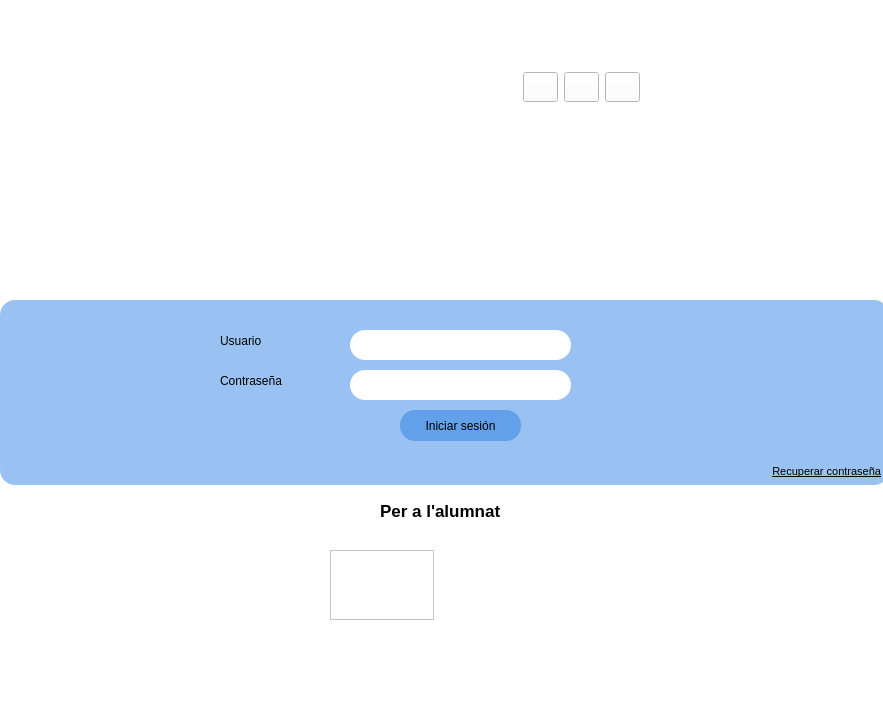
<?xml version="1.0" encoding="UTF-8"?>
<ui version="4.0">
 <class>MainWindow</class>
 <widget class="QMainWindow" name="MainWindow">
  <property name="geometry">
   <rect>
    <x>0</x>
    <y>0</y>
    <width>883</width>
    <height>719</height>
   </rect>
  </property>
  <property name="windowTitle">
   <string>MainWindow</string>
  </property>
  <property name="styleSheet">
   <string notr="true">background-color: rgb(255, 255, 255);</string>
  </property>
  <widget class="QWidget" name="centralwidget">
   <widget class="QFrame" name="FrameAules">
    <property name="geometry">
     <rect>
      <x>9</x>
      <y>209</y>
      <width>623</width>
      <height>77</height>
     </rect>
    </property>
    <property name="sizePolicy">
     <sizepolicy hsizetype="Fixed" vsizetype="Fixed">
      <horstretch>0</horstretch>
      <verstretch>0</verstretch>
     </sizepolicy>
    </property>
    <property name="maximumSize">
     <size>
      <width>15000</width>
      <height>150</height>
     </size>
    </property>
    <layout class="QHBoxLayout" name="horizontalLayout_2">
     <item>
      <spacer name="horizontalSpacer">
       <property name="orientation">
        <enum>Qt::Horizontal</enum>
       </property>
       <property name="sizeType">
        <enum>QSizePolicy::Fixed</enum>
       </property>
       <property name="sizeHint" stdset="0">
        <size>
         <width>300</width>
         <height>75</height>
        </size>
       </property>
      </spacer>
     </item>
     <item>
      <widget class="QLabel" name="label_2">
       <property name="sizePolicy">
        <sizepolicy hsizetype="Fixed" vsizetype="Fixed">
         <horstretch>0</horstretch>
         <verstretch>0</verstretch>
        </sizepolicy>
       </property>
       <property name="maximumSize">
        <size>
         <width>350</width>
         <height>300</height>
        </size>
       </property>
       <property name="styleSheet">
        <string notr="true">border-image: url(:/logo gen/logo_aules.png);</string>
       </property>
       <property name="text">
        <string/>
       </property>
      </widget>
     </item>
     <item>
      <spacer name="horizontalSpacer_2">
       <property name="orientation">
        <enum>Qt::Horizontal</enum>
       </property>
       <property name="sizeType">
        <enum>QSizePolicy::Fixed</enum>
       </property>
       <property name="sizeHint" stdset="0">
        <size>
         <width>300</width>
         <height>75</height>
        </size>
       </property>
      </spacer>
     </item>
    </layout>
   </widget>
   <widget class="QFrame" name="LogoIdiomes">
    <property name="geometry">
     <rect>
      <x>9</x>
      <y>61</y>
      <width>640</width>
      <height>52</height>
     </rect>
    </property>
    <property name="sizePolicy">
     <sizepolicy hsizetype="Fixed" vsizetype="Fixed">
      <horstretch>0</horstretch>
      <verstretch>0</verstretch>
     </sizepolicy>
    </property>
    <property name="maximumSize">
     <size>
      <width>1500</width>
      <height>90</height>
     </size>
    </property>
    <layout class="QHBoxLayout" name="horizontalLayout">
     <item>
      <widget class="QLabel" name="label">
       <property name="sizePolicy">
        <sizepolicy hsizetype="Fixed" vsizetype="Fixed">
         <horstretch>0</horstretch>
         <verstretch>0</verstretch>
        </sizepolicy>
       </property>
       <property name="maximumSize">
        <size>
         <width>400</width>
         <height>500</height>
        </size>
       </property>
       <property name="styleSheet">
        <string notr="true">border-image: url(:/logo gen/logo gen.png);</string>
       </property>
       <property name="text">
        <string/>
       </property>
      </widget>
     </item>
     <item>
      <spacer name="horizontalSpacer_3">
       <property name="orientation">
        <enum>Qt::Horizontal</enum>
       </property>
       <property name="sizeType">
        <enum>QSizePolicy::Fixed</enum>
       </property>
       <property name="sizeHint" stdset="0">
        <size>
         <width>500</width>
         <height>50</height>
        </size>
       </property>
      </spacer>
     </item>
     <item>
      <widget class="QPushButton" name="pushButton">
       <property name="maximumSize">
        <size>
         <width>35</width>
         <height>30</height>
        </size>
       </property>
       <property name="styleSheet">
        <string notr="true">border-image: url(:/logo gen/esp.png);</string>
       </property>
       <property name="text">
        <string/>
       </property>
      </widget>
     </item>
     <item>
      <widget class="QPushButton" name="pushButton_3">
       <property name="maximumSize">
        <size>
         <width>35</width>
         <height>30</height>
        </size>
       </property>
       <property name="styleSheet">
        <string notr="true">border-image: url(:/logo gen/val.png);</string>
       </property>
       <property name="text">
        <string/>
       </property>
      </widget>
     </item>
     <item>
      <widget class="QPushButton" name="pushButton_2">
       <property name="maximumSize">
        <size>
         <width>35</width>
         <height>30</height>
        </size>
       </property>
       <property name="styleSheet">
        <string notr="true">border-image: url(:/logo gen/ingles.png);</string>
       </property>
       <property name="text">
        <string/>
       </property>
      </widget>
     </item>
    </layout>
   </widget>
   <widget class="QFrame" name="frame">
    <property name="geometry">
     <rect>
      <x>0</x>
      <y>300</y>
      <width>889</width>
      <height>185</height>
     </rect>
    </property>
    <property name="sizePolicy">
     <sizepolicy hsizetype="Fixed" vsizetype="Fixed">
      <horstretch>0</horstretch>
      <verstretch>0</verstretch>
     </sizepolicy>
    </property>
    <property name="maximumSize">
     <size>
      <width>1500</width>
      <height>185</height>
     </size>
    </property>
    <property name="styleSheet">
     <string notr="true">border-radius:15px;
background-color: rgb(153, 193, 241);</string>
    </property>
    <widget class="QLabel" name="label_4">
     <property name="geometry">
      <rect>
       <x>220</x>
       <y>30</y>
       <width>101</width>
       <height>21</height>
      </rect>
     </property>
     <property name="text">
      <string>Usuario</string>
     </property>
    </widget>
    <widget class="QLabel" name="label_5">
     <property name="geometry">
      <rect>
       <x>220</x>
       <y>70</y>
       <width>91</width>
       <height>22</height>
      </rect>
     </property>
     <property name="text">
      <string>Contraseña</string>
     </property>
    </widget>
    <widget class="QLineEdit" name="lineEdit">
     <property name="geometry">
      <rect>
       <x>350</x>
       <y>30</y>
       <width>221</width>
       <height>30</height>
      </rect>
     </property>
     <property name="styleSheet">
      <string notr="true">background-color: rgb(255, 255, 255);</string>
     </property>
    </widget>
    <widget class="QLineEdit" name="lineEdit_2">
     <property name="geometry">
      <rect>
       <x>350</x>
       <y>70</y>
       <width>221</width>
       <height>30</height>
      </rect>
     </property>
     <property name="styleSheet">
      <string notr="true">background-color: rgb(255, 255, 255);</string>
     </property>
    </widget>
    <widget class="QPushButton" name="pushButton_4">
     <property name="geometry">
      <rect>
       <x>400</x>
       <y>110</y>
       <width>121</width>
       <height>31</height>
      </rect>
     </property>
     <property name="styleSheet">
      <string notr="true">border-radius:15px;
background-color: rgb(98, 160, 234);</string>
     </property>
     <property name="text">
      <string>Iniciar sesión</string>
     </property>
    </widget>
    <widget class="QLabel" name="label_6">
     <property name="geometry">
      <rect>
       <x>720</x>
       <y>160</y>
       <width>161</width>
       <height>22</height>
      </rect>
     </property>
     <property name="font">
      <font>
       <pointsize>8</pointsize>
       <underline>true</underline>
      </font>
     </property>
     <property name="layoutDirection">
      <enum>Qt::LeftToRight</enum>
     </property>
     <property name="text">
      <string>Recuperar contraseña</string>
     </property>
     <property name="textFormat">
      <enum>Qt::AutoText</enum>
     </property>
     <property name="alignment">
      <set>Qt::AlignRight|Qt::AlignTrailing|Qt::AlignVCenter</set>
     </property>
    </widget>
   </widget>
   <widget class="QLabel" name="label_3">
    <property name="geometry">
     <rect>
      <x>380</x>
      <y>500</y>
      <width>131</width>
      <height>21</height>
     </rect>
    </property>
    <property name="font">
     <font>
      <pointsize>13</pointsize>
      <weight>75</weight>
      <bold>true</bold>
     </font>
    </property>
    <property name="text">
     <string>Per a l'alumnat</string>
    </property>
   </widget>
   <widget class="QTextEdit" name="textEdit">
    <property name="geometry">
     <rect>
      <x>330</x>
      <y>550</y>
      <width>104</width>
      <height>70</height>
     </rect>
    </property>
   </widget>
  </widget>
  <widget class="QMenuBar" name="menubar">
   <property name="geometry">
    <rect>
     <x>0</x>
     <y>0</y>
     <width>883</width>
     <height>27</height>
    </rect>
   </property>
  </widget>
  <widget class="QStatusBar" name="statusbar"/>
 </widget>
 <resources>
  <include location="aules.qrc"/>
 </resources>
 <connections/>
</ui>
